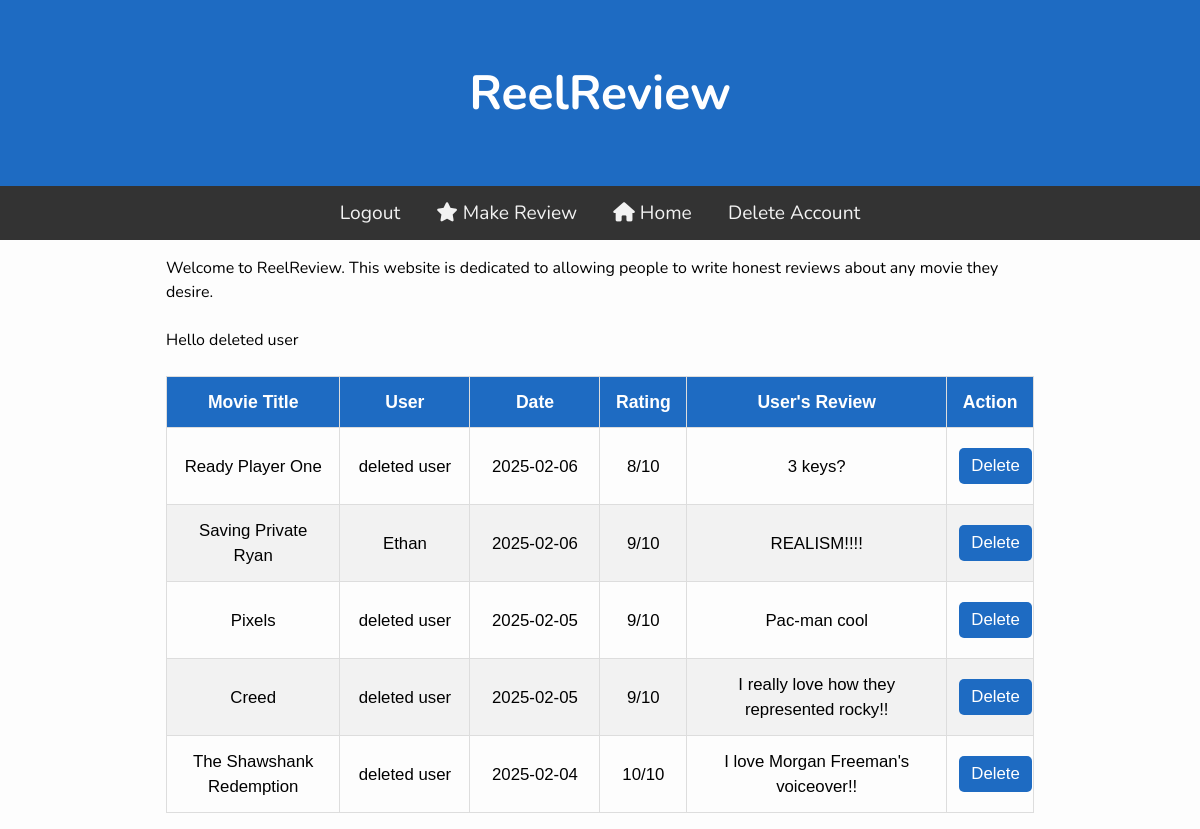
/ (signed in), run on the app's committed database.
### tables this page shows
CREATE TABLE "reviews" (
            id INTEGER PRIMARY KEY AUTOINCREMENT,
            title TEXT NOT NULL,
            reviewer_name TEXT NOT NULL,
            review_text TEXT NOT NULL,
            review_date TEXT NOT NULL,
            rating INTEGER NOT NULL,
            user_id INTEGER,
            FOREIGN KEY(user_id) REFERENCES users(id)
            );

CREATE TABLE users (
            id INTEGER PRIMARY KEY AUTOINCREMENT,
            username TEXT UNIQUE NOT NULL,
            password TEXT NOT NULL,
            email TEXT UNIQUE NOT NULL,
            verified INTEGER DEFAULT 0,
            verification_token TEXT
            , reset_token TEXT);

### main.py (the view)
@app.route('/')
def index():
    conn = sqlite3.connect('ReelReview/.database/gtg.db')
    cursor = conn.cursor()
    cursor.execute('SELECT * FROM reviews')
    reviews = db.GetAllGuesses()
    conn.close()
    return render_template('index.html', reviews=reviews)

### db.py (called while the page is built)
def GetDB():
    db = sqlite3.connect("ReelReview/.database/gtg.db")
    db.row_factory = sqlite3.Row
    return db

def GetAllGuesses():
    db = GetDB()
    guesses = db.execute("""
        SELECT reviews.id, reviews.review_text, reviews.title, reviews.reviewer_name, reviews.review_date, reviews.rating, users.username
        FROM reviews JOIN users ON reviews.user_id = users.id
        ORDER BY review_date DESC
    """).fetchall()
    db.close()
    return guesses

### templates/index.html
{% extends "base.html" %}
{% block content %}
<div class="container">
    <p>Welcome to ReelReview. This website is dedicated to allowing people to write honest reviews about any movie they desire.</p>
    {% if session.get('username') %}
      <br>
      <p>Hello {{ session.get('username') }}</p>
    {% endif %}
</div>
<br>
<table class="guess_table">
    <thead>
        <tr>
            <th>Movie Title</th>
            <th>User</th>
            <th>Date</th>
            <th>Rating</th>
            <th>User's Review</th>
            <th>Action</th>
        </tr>
    </thead>
    <tbody>
        {% for review in reviews %}
        <tr>
            <td>{{ review[2] }}</td>
            <td>{{ review[6] }}</td>
            <td>{{ review[4] }}</td>
            <td>{{ review[5] }}/10</td>
            <td>{{ review[1] }}</td>
            <td>
                <form action="{{ url_for('delete_review', review_id=review[0]) }}" method="POST" style="display:inline;" onsubmit="return confirm('Are you sure you want to delete this review?');">
                    <button type="submit" class="delete-button">Delete</button>
                </form>
            </td>
        </tr>
        {% endfor %}
    </tbody>
</table>
{% endblock %}

### static/css/style.css (style rules this page uses)
* { padding: 0; margin: 0; box-sizing: border-box; }
body { background: #fdfdfd; font-family: "Nunito", sans-serif; font-size: 1rem; }
.guess_table { font-family: Arial, Helvetica, sans-serif; border-collapse: collapse; width: 100%; table-layout: fixed; }
.guess_table th, .guess_table td { border: 1px solid #ddd; padding: 12px; text-align: center; }
.guess_table th { background-color: #1e6bc2; color: white; font-size: 1.1em; }
.guess_table td { font-size: 1.05em; word-wrap: break-word; }
.guess_table tr:nth-child(even) { background-color: #f2f2f2; }
.guess_table th:first-child, .guess_table td:first-child { width: 20%; }
.guess_table th:nth-child(2), .guess_table td:nth-child(2) { width: 15%; }
.guess_table th:nth-child(3), .guess_table td:nth-child(3) { width: 15%; }
.guess_table th:nth-child(4), .guess_table td:nth-child(4) { width: 10%; }
.guess_table th:nth-child(5), .guess_table td:nth-child(5) { width: 30%; }
.guess_table th:last-child, .guess_table td:last-child { width: 10%; text-align: center; }
.delete-button { background-color: #1e6bc2; color: white; border: none; padding: 8px 12px; border-radius: 5px; cursor: pointer; font-size: 1em; }
button { background-color: #1e6bc2; color: white; padding: 14px 20px; margin: 8px 0; border: none; border-radius: 4px; cursor: pointer; font-size: 1.05em; }

### data on the page
reviews: title "Ready Player One", username "deleted user", review_date "2025-02-06", rating "8", review_text "3 keys?"
reviews: title "Saving Private Ryan", username "Ethan", review_date "2025-02-06", rating "9", review_text "REALISM!!!!"
reviews: title "Pixels", username "deleted user", review_date "2025-02-05", rating "9", review_text "Pac-man cool"
reviews: title "Creed", username "deleted user", review_date "2025-02-05", rating "9", review_text "I really love how they represented rocky!!"
reviews: title "The Shawshank Redemption", username "deleted user", review_date "2025-02-04", rating "10", review_text "I love Morgan Freeman's voiceover!!"

### other printed values
{{ session.get('username') }} "deleted user"
